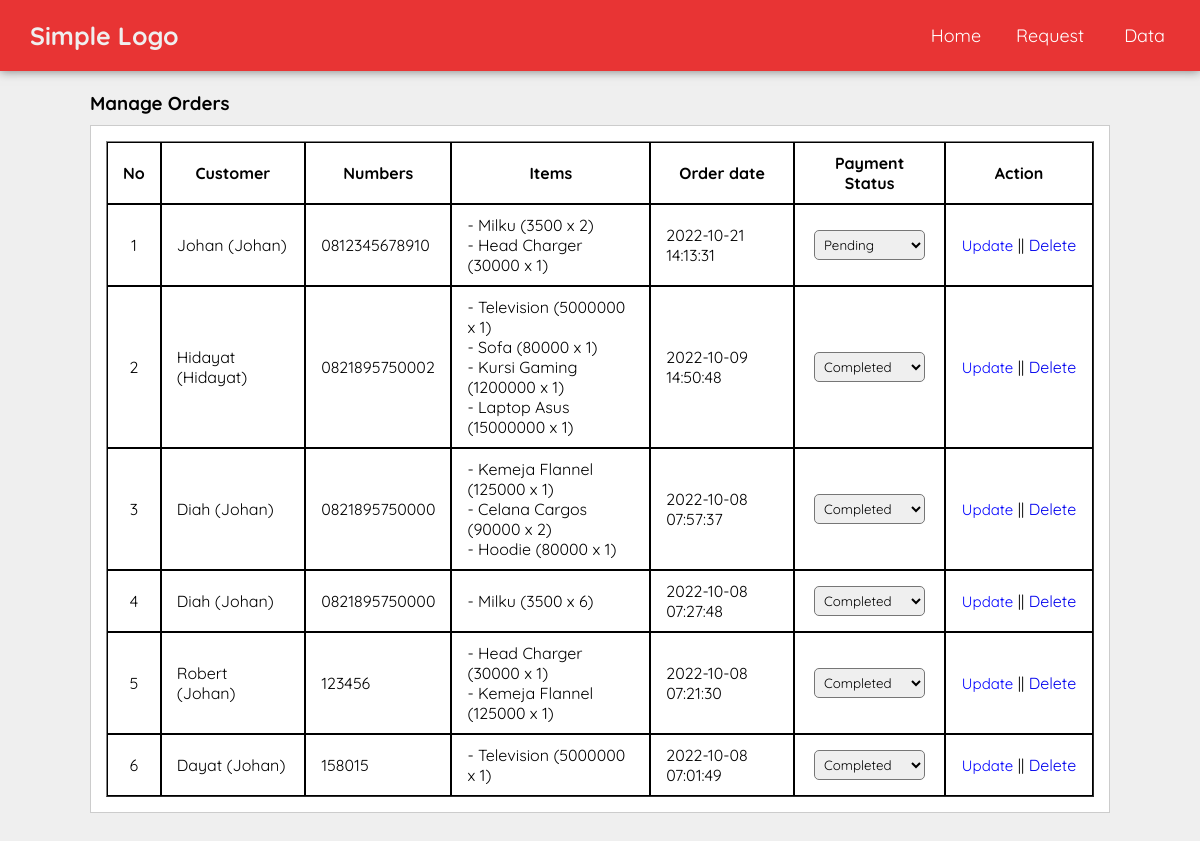
The page /moderator/manage-orders.php (signed in) on the database its author committed.
### tables this page shows
CREATE TABLE `tb_orders` (
  `id_orders` int(11) NOT NULL,
  `id_seller` int(11) NOT NULL,
  `id_user` int(11) NOT NULL,
  `username` varchar(100) NOT NULL,
  `noTelp` varchar(100) NOT NULL,
  `address` text NOT NULL,
  `items` varchar(1000) NOT NULL,
  `total_produk` varchar(100) NOT NULL,
  `total_price` varchar(100) NOT NULL,
  `order_date` datetime NOT NULL DEFAULT current_timestamp(),
  `payment_status` varchar(50) NOT NULL DEFAULT 'pending'
);

CREATE TABLE `tb_user` (
  `id_user` int(11) NOT NULL,
  `email` varchar(100) DEFAULT NULL,
  `username` varchar(100) DEFAULT NULL,
  `password` varchar(100) DEFAULT NULL,
  `address` text DEFAULT NULL,
  `noTelp` varchar(50) DEFAULT NULL,
  `createdAt` datetime NOT NULL DEFAULT current_timestamp()
);

### moderator/manage-orders.php (the view, shortened to what this page needs)
<?php
    include "../database/config.php";
?>
<!DOCTYPE html>
<html lang="en">
<head>
</head>
<body>
    <?php include "../partials/navbar-admin.php" ?>
    <main>
        <div class="section">
            <div class="container">
                <h3>Manage Orders</h3>
                <div class="box">
                    <table border="1" cellspacing="0" class="table-data">
                        <thead>
                            <th>No</th>
                            <th>Customer</th>
                            <th>Numbers</th>
                            <th>Items</th>
                            <th>Order date</th>
                            <th>Payment Status</th>
                            <th width="15%">Action</th>
                        </thead>
                        <tbody>
                            <?php
                                $no = 1;
                                $mysql = mysqli_query($conn, "SELECT * FROM tb_orders ORDER BY id_orders DESC");
                                if(mysqli_num_rows($mysql)){
                                    while($a = mysqli_fetch_array($mysql)){
                                    $realName = mysqli_query($conn, "SELECT username FROM tb_user WHERE id_user = '".$a['id_user']."'");
                                    $name = mysqli_fetch_assoc($realName);
                            ?>
                            <tr>
                                <td align="center"><?= $no++ ?></td>
                                <td><?= $a['username'] ?> (<?= $name['username'] ?>)</td>
                                <td><?= $a['noTelp'] ?></td>
                                <td>
                                <?php
                                    $items = explode("/", $a['items']);
                                    array_pop($items);
                                    foreach($items as $item){
                                        echo "- ".$item."<br>";
                                    }
                                ?>
                                </td>
                                <td><?= $a['order_date'] ?></td>
                                <td align="center">
                                        <form action="" method="POST">
                                        <select style="padding: 5px;margin: 5px 0px;border-radius: 5px" name="status">
                                            <option <?= $a['payment_status'] == 'pending' ? "selected" : '' ?> value="pending">Pending</option>
                                            <option <?= $a['payment_status'] == 'completed' ? "selected" : '' ?> value="completed">Completed</option>
                                        </select>
                                </td>
                                <td align="center">
                                    <input style="border: none; background: none; font-size: 15px; color: blue; cursor: pointer;" type="submit" name="update" value="Update"> ||
                                    <a onclick="return confirm('Are you sure want delete this orders? [<?= $a['username'] ?>]')" href="?delete=<?= $a['id_orders'] ?>">Delete</a>
                                </td>
                            </tr>
                            <?php }} else {?>
                            <tr>
                                <td align="center" colspan="7">Not Data Found</td>
                            </tr>
                            <?php } ?>
                        </tbody>
                    </table>
                </div>
            </div>
        </div>
    </main>
</body>
</html>

### styles/style.css (style rules this page uses)
* { padding: 0px; margin: 0px; box-sizing: border-box; text-decoration: none; outline: none; font-family: "Quicksand", Arial; scroll-behavior: smooth; }
body { background-color: #efefef; }
.container { width: 85%; margin: 0 auto; }
.section { padding: 20px 0px; }
.box { background-color: #fff; border: 1px solid #ccc; padding: 15px; box-sizing: border-box; margin: 10px 0; }
.box::after { content: ""; display: block; clear: both; }
.table-data { width: 100%; }
.table-data td, .table-data th { padding: 10px 15px; border: 1px solid; }

### rows shown on the page
tb_orders: username "Johan", id_user.username "Johan", noTelp "0812345678910", item "Milku (3500 x 2)", item "Head Charger (30000 x 1)", order_date "2022-10-21 14:13:31", status "Pending"
tb_orders: username "Hidayat", id_user.username "Hidayat", noTelp "0821895750002", item "Television (5000000 x 1)", item "Sofa (80000 x 1)", item "Kursi Gaming (1200000 x 1)", item "Laptop Asus (15000000 x 1)", order_date "2022-10-09 14:50:48", status "Completed"
tb_orders: username "Diah", id_user.username "Johan", noTelp "0821895750000", item "Kemeja Flannel (125000 x 1)", item "Celana Cargos (90000 x 2)", item "Hoodie (80000 x 1)", order_date "2022-10-08 07:57:37", status "Completed"
tb_orders: username "Diah", id_user.username "Johan", noTelp "0821895750000", item "Milku (3500 x 6)", order_date "2022-10-08 07:27:48", status "Completed"
tb_orders: username "Robert", id_user.username "Johan", noTelp "123456", item "Head Charger (30000 x 1)", item "Kemeja Flannel (125000 x 1)", order_date "2022-10-08 07:21:30", status "Completed"
tb_orders: username "Dayat", id_user.username "Johan", noTelp "158015", item "Television (5000000 x 1)", order_date "2022-10-08 07:01:49", status "Completed"
